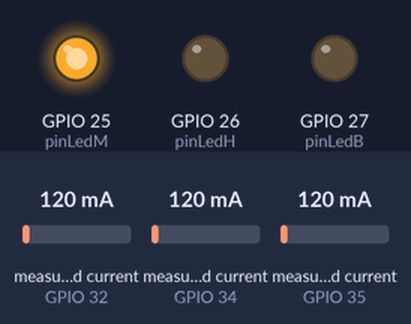
Simulated run of this sketch. Board: ESP32. On the bench: output pins drawn as LEDs (lit = HIGH). Inputs (shaded band) come from the test bench; at power-on: measured current (sensors on GPIO 32, GPIO 34, GPIO 35) 120 mA. WiFi joins after 1.5 s; servers stay silent unless stated; uploads are accepted with an empty reply; what the sketch prints to the serial monitor is not drawn.

Above: at 0.1 s.
At 1.6 s:
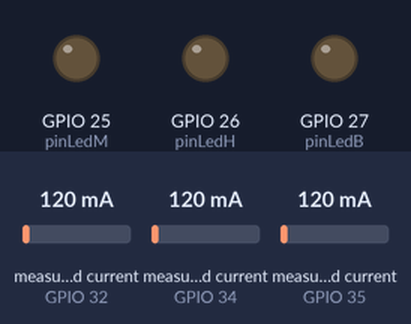
At 42.27 s:
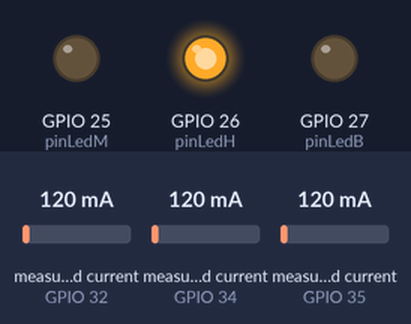
Timing chart, 0 to 42.4 s (numbered marks = the images above):
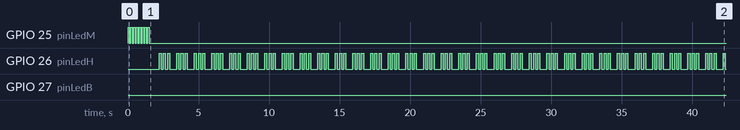

The sketch:

MonitoringArusTrafo.ino
```cpp
#include "EmonLib.h"
#include <WiFi.h>
#include <WiFiManager.h>
#include <HTTPClient.h>
#include <ThingerESP32.h>

EnergyMonitor emon1;
EnergyMonitor emon2;
EnergyMonitor emon3;

TaskHandle_t Task1;
TaskHandle_t Task2;
TaskHandle_t Task3;
TaskHandle_t Task4;

void TaskHandleThinger( void *pvParameters );
void TaskGetSensor( void *pvParameters );
void TaskHandleSendToSheets (void *pvParameters );
void TaskHandleNotifLed (void *pvParameters );


// Konfigurasi Variabel pin
#define pinArusR 34
#define pinArusS 35
#define pinArusT 32
#define pinLedM  25
#define pinLedH  26
#define pinLedB  27

const char* ssid       = "IoT MONITORING";
const char* password   = "1234567890";

//const char* ssid       = "82 III baru";
//const char* password   = "#BayarDonk#";

//Konfigurasi Thinger.io
#define USERNAME "takahada"
#define DEVICE_ID "ESP32_monitoring"
#define DEVICE_CREDENTIAL "f5M#vb8TJR#8CzQO"

// Variabel thinger.io
ThingerESP32 thing(USERNAME, DEVICE_ID, DEVICE_CREDENTIAL);

//Konfigurasi Google Sheet key
String GOOGLE_SCRIPT_ID = "AKfycbzNhDYJisL5nHn6wuRwf2654ybA44eyX9vGT_dtkZDBzgCgRd6WF2Yo7VxYBDTd5A8";

// Variabel pembacaan sensor
float X1 = 0;
float X2 = 0;
float N = 0;
float Pers25 = 0;
float Pers50 = 0;
float Irata2 = 0;
float Na = 0;
float Nb = 0;
float PersBeban = 0;
float HL25 = 113.5;
float HL50 = 227;
int persen = 100;

unsigned long interval2 = 21600000;
unsigned long waktuSebelum2 = 0;

unsigned long interval1 = 50000;
unsigned long waktuSebelum1 = 0;

bool StateLedM = true;
bool StateData = false;
bool Statefirst = false;

#include "InitialSetup.h"
#include "sendDataToSheet.h"
#include "sendDataToSheets.h"

WiFiClientSecure client;

void setup() {
  Serial.begin(115200);
  InitialSetup();
}

void loop() {

}

/*--------------------------------------------------*/
/*-------------- Tasks Handle Thinger --------------*/
/*--------------------------------------------------*/

void TaskHandleThinger(void *pvParameters) {
  (void) pvParameters;

  thing["Monitoring_Daya"] >> [] (pson & out) {
    out["X1"] = X1;
    out["X2"] = X2;
    out["N"] = N;
    out["Pers25"] = Pers25;
    out["Pers50"] = Pers50;
    out["Pers2"] = PersBeban;
  };

  Serial.print("Task1 running on core ");
  Serial.println(xPortGetCoreID());

  for (;;) {

    thing.handle();
    Serial.print("Task1 berhasil ");
    Serial.println(xPortGetCoreID());
    Serial.println("");
    vTaskDelay(500);

  }
}

/*--------------------------------------------------*/
/*-------------- Tasks Get Data Sensor -------------*/
/*--------------------------------------------------*/

void TaskGetSensor(void *pvParameters) {
  (void) pvParameters;

  Serial.print("Task2 running on core ");
  Serial.println(xPortGetCoreID());

  for (;;) {

    X1 = emon1.calcIrms(1480);
    X2 = emon2.calcIrms(1480);
    N = emon3.calcIrms(1480);
    Irata2 = (X1 + X2)/2;
    Pers25 = (Irata2 / HL25) * persen;
    Pers50 = (Irata2 / HL50) * persen;
    Na = X1 / Irata2;
    Nb = X2 / Irata2;
    float PersB = (abs(Na - 1) + abs(Nb - 1));
    PersBeban = (PersB / 2)*persen;

    Serial.print("Task2 berhasil ");
    Serial.println(xPortGetCoreID());
    Serial.println("");
    vTaskDelay(1000);
  }
}

/*--------------------------------------------------*/
/*---------- Tasks Handle Send To Sheets -----------*/
/*--------------------------------------------------*/

void TaskHandleSendToSheets (void *pvParameters ) {
  (void) pvParameters;

  for (;;) {
    unsigned long waktuSekarang1 = millis();
    unsigned long waktuSekarang2 = millis();

    String a(X1);
    String b(X2);
    String c(N);
    String d(Pers25);
    String e(Pers50);
    String f(PersBeban);

    if (((waktuSekarang1 - waktuSebelum1) >= interval1) && ( Statefirst == true)){
      waktuSebelum1 = waktuSekarang1;
      sendDataToSheets(a, b, c, d, e, f);
      Statefirst = false;
    }
    if ((waktuSekarang2 - waktuSebelum2) >= interval2){
      waktuSebelum2 = waktuSekarang2;
      sendDataToSheets(a, b, c, d, e, f);
      StateData = false;
      Serial.println(StateData);
    }

    vTaskDelay(1000);
  }
}

/*--------------------------------------------------*/
/*------------- Tasks Handle Notif Led -------------*/
/*--------------------------------------------------*/

void TaskHandleNotifLed (void *pvParameters ) {
  (void) pvParameters;

  for (;;) {
    if (StateLedM == false) {
      digitalWrite(pinLedH, HIGH);
      delay(150);
      digitalWrite(pinLedH, LOW);
      delay(150);
      digitalWrite(pinLedH, HIGH);
      delay(150);
      digitalWrite(pinLedH, LOW);
      delay(150);
      digitalWrite(pinLedH, HIGH);
      delay(150);
      digitalWrite(pinLedH, LOW);
      vTaskDelay(500);
    }
  }
}
```

InitialSetup.h
```cpp
void InitialSetup() {

  emon1.current(pinArusR, 11.9);
  emon2.current(pinArusS, 11.9);
  emon3.current(pinArusT, 11.9);       // Current: input pin, calibration.

  pinMode(pinLedM, OUTPUT);
  pinMode(pinLedH, OUTPUT);
  pinMode(pinLedB, OUTPUT);

  Statefirst = true;

    Serial.printf("Connecting to %s ", ssid);
    WiFi.mode(WIFI_STA);
    WiFi.begin(ssid, password);

   while (WiFi.status() != WL_CONNECTED)
   {
     StateLedM = true;
     Serial.print(".");
     digitalWrite(pinLedM,HIGH);
     delay(100);
     digitalWrite(pinLedM,LOW);
     delay(100);
     digitalWrite(pinLedM,HIGH);
     delay(100);
     digitalWrite(pinLedM,LOW);
     delay(100);
   }

   if (WiFi.status() == WL_CONNECTED){
     StateLedM = false;
   }

  xTaskCreatePinnedToCore(
    TaskHandleThinger,
    "TaskHandleThinger",
    7168,
    NULL,
    1,
    &Task1,
    1);

  delay (200);

  xTaskCreatePinnedToCore(
    TaskGetSensor,
    "TaskGetSensor",
    7168,
    NULL,
    2,
    &Task2,
    1);

  delay (200);

  xTaskCreatePinnedToCore(
    TaskHandleSendToSheets,
    "TaskHandleSendToSheets",
    7168,
    NULL,
    1,
    &Task3,
    0);

  delay (200);

  xTaskCreatePinnedToCore(
    TaskHandleNotifLed,
    "TaskHandleNotifLed",
    1024,
    NULL,
    2,
    &Task4,
    0);

  delay (200);

  thing["Monitoring_Daya"] >> [] (pson & out) {
    out["X1"] = X1;
    out["X2"] = X2;
    out["N"] = N;
    out["Pers25"] = Pers25;
    out["Pers50"] = Pers50;
    out["Pers2"] = PersBeban;
  };

}
```

sendDataToSheet.h
```cpp
//void sendDataToSheet(String a, String b, String c)
//{
//  String url = server + "/trigger/" + eventName + "/with/key/" + IFTTT_Key + "?value1=" + a + "&value2="+ b +"&value3=" + c;
//  Serial.println(url);
//  //Start to send data to IFTTT
//  HTTPClient http;
//  Serial.print("[HTTP] begin...\n");
//  http.begin(url); //HTTP
//
//  Serial.print("[HTTP] GET...\n");
//  // start connection and send HTTP header
//  int httpCode = http.GET();
//  // httpCode will be negative on error
//  if(httpCode > 0) {
//    // HTTP header has been send and Server response header has been handled
//    Serial.printf("[HTTP] GET... code: %d\n", httpCode);
//    // file found at server
//    if(httpCode == HTTP_CODE_OK) {
//      digitalWrite(pinLedB, HIGH);
//      delay(200);
//      digitalWrite(pinLedB, LOW);
//      String payload = http.getString();
//      Serial.println(payload);
//    }
//  } else {
//    Serial.printf("[HTTP] GET... failed, error: %s\n", http.errorToString(httpCode).c_str());
//  }
//  http.end();
//
//}
```

sendDataToSheets.h
```cpp
void sendDataToSheets(String a, String b, String c, String d, String e, String f) {
  while (StateData == false) {
    HTTPClient http;
    String url = "https://script.google.com/macros/s/" + GOOGLE_SCRIPT_ID + "/exec?value1=" + a + "&value2=" + b + "&value3=" + c + "&value4=" + d + "&value5=" + e + "&value6=" + f;
    //   Serial.print(url);
    Serial.print("Making a request");
    http.begin(url.c_str()); //Specify the URL and certificate
    http.setFollowRedirects(HTTPC_STRICT_FOLLOW_REDIRECTS);
    int httpCode = http.GET();
    String payload;
    if (httpCode > 0) { //Check for the returning code
      StateData = true;
      digitalWrite(pinLedB, HIGH);
      delay(2000);
      digitalWrite(pinLedB, LOW);
      payload = http.getString();

      Serial.println(httpCode);
      Serial.println(payload);
      Serial.println(StateData);
    }
    else {
      Serial.println("Error on HTTP request");
      Serial.println(StateData);
    }
    http.end();
  }
}
```

Measured:
- by itself, GPIO 26 (pinLedH): repeats every 1.3 s: HIGH 0.15 s, LOW 0.15 s, HIGH 0.15 s, LOW 0.50 s, HIGH 0.15 s, LOW 0.15 s
- by itself, everything shown: repeats every 1.3 s, in 6 steps
